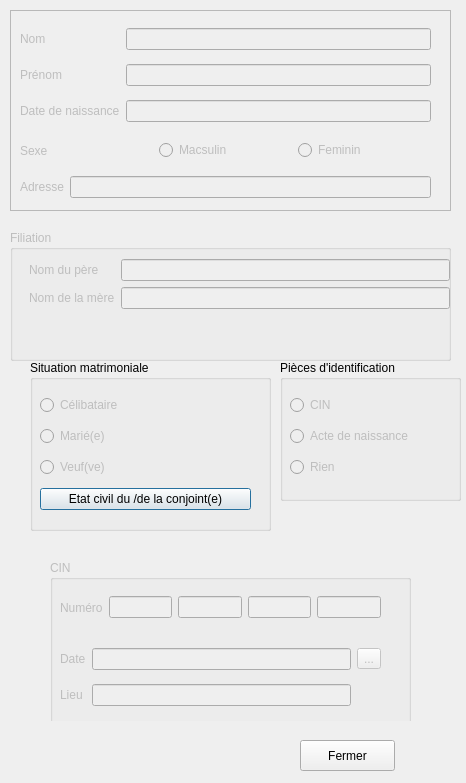
<?xml version="1.0" encoding="UTF-8"?>
<ui version="4.0">
 <class>Dialog</class>
 <widget class="QDialog" name="Dialog">
  <property name="geometry">
   <rect>
    <x>0</x>
    <y>0</y>
    <width>466</width>
    <height>783</height>
   </rect>
  </property>
  <property name="windowTitle">
   <string>Personne physique</string>
  </property>
  <widget class="QFrame" name="frame">
   <property name="enabled">
    <bool>false</bool>
   </property>
   <property name="geometry">
    <rect>
     <x>10</x>
     <y>10</y>
     <width>441</width>
     <height>201</height>
    </rect>
   </property>
   <property name="frameShape">
    <enum>QFrame::StyledPanel</enum>
   </property>
   <property name="frameShadow">
    <enum>QFrame::Raised</enum>
   </property>
   <widget class="QWidget" name="gridLayoutWidget">
    <property name="geometry">
     <rect>
      <x>10</x>
      <y>10</y>
      <width>411</width>
      <height>113</height>
     </rect>
    </property>
    <layout class="QGridLayout" name="gridLayout">
     <item row="0" column="0">
      <widget class="QLabel" name="label">
       <property name="text">
        <string>Nom</string>
       </property>
      </widget>
     </item>
     <item row="2" column="1">
      <widget class="QLineEdit" name="lineEditDateNaiss"/>
     </item>
     <item row="1" column="1">
      <widget class="QLineEdit" name="lineEditPrenom"/>
     </item>
     <item row="0" column="1">
      <widget class="QLineEdit" name="lineEditNom"/>
     </item>
     <item row="2" column="0">
      <widget class="QLabel" name="label_3">
       <property name="text">
        <string>Date de naissance</string>
       </property>
      </widget>
     </item>
     <item row="1" column="0">
      <widget class="QLabel" name="label_2">
       <property name="text">
        <string>Prénom</string>
       </property>
      </widget>
     </item>
    </layout>
   </widget>
   <widget class="QWidget" name="horizontalLayoutWidget">
    <property name="geometry">
     <rect>
      <x>10</x>
      <y>120</y>
      <width>411</width>
      <height>41</height>
     </rect>
    </property>
    <layout class="QHBoxLayout" name="horizontalLayout">
     <item>
      <widget class="QLabel" name="label_4">
       <property name="text">
        <string>Sexe </string>
       </property>
      </widget>
     </item>
     <item>
      <widget class="QRadioButton" name="radioBtnMale">
       <property name="text">
        <string>Macsulin</string>
       </property>
      </widget>
     </item>
     <item>
      <widget class="QRadioButton" name="radioBtnFemale">
       <property name="text">
        <string>Feminin</string>
       </property>
      </widget>
     </item>
    </layout>
   </widget>
   <widget class="QWidget" name="gridLayoutWidget_2">
    <property name="geometry">
     <rect>
      <x>10</x>
      <y>160</y>
      <width>411</width>
      <height>35</height>
     </rect>
    </property>
    <layout class="QGridLayout" name="gridLayout_2">
     <item row="0" column="0">
      <widget class="QLabel" name="label_5">
       <property name="text">
        <string>Adresse</string>
       </property>
      </widget>
     </item>
     <item row="0" column="1">
      <widget class="QLineEdit" name="lineEditAdresse"/>
     </item>
    </layout>
   </widget>
  </widget>
  <widget class="QGroupBox" name="groupBox">
   <property name="enabled">
    <bool>false</bool>
   </property>
   <property name="geometry">
    <rect>
     <x>10</x>
     <y>230</y>
     <width>441</width>
     <height>131</height>
    </rect>
   </property>
   <property name="title">
    <string>Filiation</string>
   </property>
   <widget class="QWidget" name="formLayoutWidget">
    <property name="geometry">
     <rect>
      <x>19</x>
      <y>29</y>
      <width>421</width>
      <height>81</height>
     </rect>
    </property>
    <layout class="QFormLayout" name="formLayout">
     <item row="0" column="0">
      <widget class="QLabel" name="nomDuPReLabel">
       <property name="text">
        <string>Nom du père</string>
       </property>
      </widget>
     </item>
     <item row="0" column="1">
      <widget class="QLineEdit" name="nomDuPReLineEdit"/>
     </item>
     <item row="1" column="0">
      <widget class="QLabel" name="nomDeLaMReLabel">
       <property name="text">
        <string>Nom de la mère</string>
       </property>
      </widget>
     </item>
     <item row="1" column="1">
      <widget class="QLineEdit" name="nomDeLaMReLineEdit"/>
     </item>
    </layout>
   </widget>
  </widget>
  <widget class="QGroupBox" name="groupBox_2">
   <property name="geometry">
    <rect>
     <x>30</x>
     <y>360</y>
     <width>241</width>
     <height>171</height>
    </rect>
   </property>
   <property name="title">
    <string>Situation matrimoniale</string>
   </property>
   <widget class="QWidget" name="verticalLayoutWidget">
    <property name="geometry">
     <rect>
      <x>10</x>
      <y>30</y>
      <width>211</width>
      <height>129</height>
     </rect>
    </property>
    <layout class="QVBoxLayout" name="verticalLayout">
     <item>
      <widget class="QRadioButton" name="radioBtnCelib">
       <property name="enabled">
        <bool>false</bool>
       </property>
       <property name="text">
        <string>Célibataire</string>
       </property>
      </widget>
     </item>
     <item>
      <widget class="QRadioButton" name="radioBtnMarie">
       <property name="enabled">
        <bool>false</bool>
       </property>
       <property name="text">
        <string>Marié(e)</string>
       </property>
      </widget>
     </item>
     <item>
      <widget class="QRadioButton" name="radioBtnVeuf">
       <property name="enabled">
        <bool>false</bool>
       </property>
       <property name="text">
        <string>Veuf(ve)</string>
       </property>
      </widget>
     </item>
     <item>
      <widget class="QPushButton" name="btnEtatConjoint">
       <property name="text">
        <string>Etat civil du /de la conjoint(e)</string>
       </property>
       <property name="autoDefault">
        <bool>true</bool>
       </property>
       <property name="default">
        <bool>false</bool>
       </property>
       <property name="flat">
        <bool>false</bool>
       </property>
      </widget>
     </item>
    </layout>
   </widget>
  </widget>
  <widget class="QGroupBox" name="groupBox_3">
   <property name="geometry">
    <rect>
     <x>280</x>
     <y>360</y>
     <width>181</width>
     <height>141</height>
    </rect>
   </property>
   <property name="title">
    <string>Pièces d'identification</string>
   </property>
   <widget class="QWidget" name="verticalLayoutWidget_2">
    <property name="geometry">
     <rect>
      <x>10</x>
      <y>30</y>
      <width>160</width>
      <height>92</height>
     </rect>
    </property>
    <layout class="QVBoxLayout" name="verticalLayout_2">
     <item>
      <widget class="QRadioButton" name="radioBtnCIN">
       <property name="enabled">
        <bool>false</bool>
       </property>
       <property name="text">
        <string>CIN</string>
       </property>
      </widget>
     </item>
     <item>
      <widget class="QRadioButton" name="radioBtnActeDeNaiss">
       <property name="enabled">
        <bool>false</bool>
       </property>
       <property name="text">
        <string>Acte de naissance</string>
       </property>
      </widget>
     </item>
     <item>
      <widget class="QRadioButton" name="radioBtnRien">
       <property name="enabled">
        <bool>false</bool>
       </property>
       <property name="text">
        <string>Rien</string>
       </property>
      </widget>
     </item>
    </layout>
   </widget>
  </widget>
  <widget class="QStackedWidget" name="stackedWidget">
   <property name="geometry">
    <rect>
     <x>20</x>
     <y>530</y>
     <width>431</width>
     <height>191</height>
    </rect>
   </property>
   <property name="currentIndex">
    <number>0</number>
   </property>
   <widget class="QWidget" name="page">
    <widget class="QGroupBox" name="groupBox_4">
     <property name="enabled">
      <bool>false</bool>
     </property>
     <property name="geometry">
      <rect>
       <x>30</x>
       <y>30</y>
       <width>361</width>
       <height>171</height>
      </rect>
     </property>
     <property name="title">
      <string>CIN</string>
     </property>
     <widget class="QWidget" name="horizontalLayoutWidget_2">
      <property name="geometry">
       <rect>
        <x>10</x>
        <y>30</y>
        <width>321</width>
        <height>35</height>
       </rect>
      </property>
      <layout class="QHBoxLayout" name="horizontalLayout_2">
       <item>
        <widget class="QLabel" name="label_6">
         <property name="text">
          <string>Numéro</string>
         </property>
        </widget>
       </item>
       <item>
        <widget class="QLineEdit" name="lineEditCIN_1"/>
       </item>
       <item>
        <widget class="QLineEdit" name="lineEditCIN_2"/>
       </item>
       <item>
        <widget class="QLineEdit" name="lineEditCIN_3"/>
       </item>
       <item>
        <widget class="QLineEdit" name="lineEditCIN_4"/>
       </item>
      </layout>
     </widget>
     <widget class="QWidget" name="gridLayoutWidget_3">
      <property name="geometry">
       <rect>
        <x>10</x>
        <y>80</y>
        <width>321</width>
        <height>74</height>
       </rect>
      </property>
      <layout class="QGridLayout" name="gridLayout_3">
       <item row="0" column="0">
        <widget class="QLabel" name="label_7">
         <property name="text">
          <string>Date</string>
         </property>
        </widget>
       </item>
       <item row="0" column="1">
        <widget class="QLineEdit" name="lineEditDateCIN"/>
       </item>
       <item row="1" column="1">
        <widget class="QLineEdit" name="lineEditLeuCIN"/>
       </item>
       <item row="1" column="0">
        <widget class="QLabel" name="label_8">
         <property name="text">
          <string>Lieu</string>
         </property>
        </widget>
       </item>
       <item row="0" column="2">
        <widget class="QToolButton" name="toolButton_2">
         <property name="text">
          <string>...</string>
         </property>
        </widget>
       </item>
      </layout>
     </widget>
    </widget>
   </widget>
   <widget class="QWidget" name="page_2">
    <widget class="QGroupBox" name="groupBox_5">
     <property name="geometry">
      <rect>
       <x>30</x>
       <y>30</y>
       <width>361</width>
       <height>171</height>
      </rect>
     </property>
     <property name="title">
      <string>Acte de naissance</string>
     </property>
     <widget class="QWidget" name="horizontalLayoutWidget_5">
      <property name="geometry">
       <rect>
        <x>10</x>
        <y>30</y>
        <width>321</width>
        <height>35</height>
       </rect>
      </property>
      <layout class="QHBoxLayout" name="horizontalLayout_5">
       <item>
        <widget class="QLabel" name="label_11">
         <property name="text">
          <string>Numéro</string>
         </property>
        </widget>
       </item>
       <item>
        <widget class="QLineEdit" name="lineEditNumActeNaiss"/>
       </item>
      </layout>
     </widget>
     <widget class="QWidget" name="gridLayoutWidget_4">
      <property name="geometry">
       <rect>
        <x>10</x>
        <y>80</y>
        <width>321</width>
        <height>74</height>
       </rect>
      </property>
      <layout class="QGridLayout" name="gridLayout_4">
       <item row="0" column="0">
        <widget class="QLabel" name="label_12">
         <property name="text">
          <string>Date</string>
         </property>
        </widget>
       </item>
       <item row="0" column="1">
        <widget class="QLineEdit" name="lineEditDateActeNaiss"/>
       </item>
       <item row="1" column="1">
        <widget class="QLineEdit" name="lineEditLieuActeNaiss"/>
       </item>
       <item row="1" column="0">
        <widget class="QLabel" name="label_13">
         <property name="text">
          <string>Lieu</string>
         </property>
        </widget>
       </item>
       <item row="0" column="2">
        <widget class="QToolButton" name="toolBtnCalendrier_2">
         <property name="text">
          <string>...</string>
         </property>
        </widget>
       </item>
      </layout>
     </widget>
    </widget>
   </widget>
  </widget>
  <widget class="QPushButton" name="btnFermer">
   <property name="geometry">
    <rect>
     <x>300</x>
     <y>740</y>
     <width>95</width>
     <height>31</height>
    </rect>
   </property>
   <property name="text">
    <string>Fermer</string>
   </property>
  </widget>
 </widget>
 <resources/>
 <connections/>
</ui>
